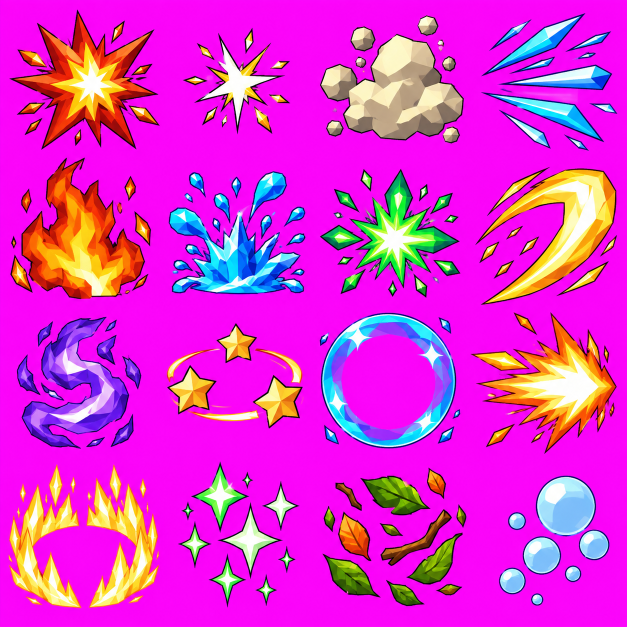
#> input picture assets/ui/fx-sheet-1-battle-effects.png, 1254 x 1254 px, found by its file name (shown at 1/2 size)
$ python build-ui.py
#> lines starting #> are read from the running program, lines starting #| are printed output that depends on the picture; after the words box and inside, x2 and y2 are one past the last pixel; in counts of white or black regions, pixels touching at a corner belong together
#!/usr/bin/env python3
"""Cut Astra's magenta-backed UI/effects sheets into game-ready PNGs.

    python3 scripts/build-ui.py

fx-sheet-1-battle-effects.png (4x4) -> public/ui/fx-<name>.png (256 px max, transparent)
ui-sheet-3-transitions.png (2x2)    -> public/ui/tr-<name>.jpg
"""
from pathlib import Path

import numpy as np
from PIL import Image
from scipy import ndimage as nd

FX = ['impact', 'spark', 'dust', 'speed',
      'fire', 'splash', 'magic', 'slash',
      'swirl', 'dizzy', 'bubble', 'muzzle',
      'aura', 'heal', 'leaves', 'sleepy']
TR = ['stripes', 'burst', 'vs', 'swirl']
OUT = Path('public/ui')


def key_magenta(rgb):
    r, g, b = rgb[..., 0].astype(int), rgb[..., 1].astype(int), rgb[..., 2].astype(int)
    # distance from #FF00FF; soft edge so the ink outline keeps its anti-aliasing
    mag = (r > 150) & (b > 150) & (g < 120) & (np.abs(r - b) < 90)
    a = np.where(mag, 0, 255).astype(np.uint8)
    a = nd.binary_opening(a > 0, iterations=1)
    a = (nd.binary_fill_holes(a) & a | a).astype(np.uint8) * 255
    # despill: pull leftover magenta tint out of edge pixels
    out = rgb.copy()
    edge = nd.binary_dilation(a == 0, iterations=2) & (a > 0)
    out[edge, 0] = np.minimum(out[edge, 0], out[edge, 1] + 60)
    out[edge, 2] = np.minimum(out[edge, 2], out[edge, 1] + 60)
    return np.dstack([out, a])


def main():
    OUT.mkdir(parents=True, exist_ok=True)
    fx = np.array(Image.open('assets/ui/fx-sheet-1-battle-effects.png').convert('RGB'))
#> fx is the input picture: shape (1254, 1254, 3); mean R, G, B 221.7, 48, 207.2
    h, w = fx.shape[0] // 4, fx.shape[1] // 4
#> h = 313; w = 313
    for k, name in enumerate(FX):
        r, c = divmod(k, 4)
        cell = key_magenta(fx[r * h:(r + 1) * h, c * w:(c + 1) * w])
        im = Image.fromarray(cell, 'RGBA')
        bb = im.getbbox()
        if bb:
            im = im.crop(bb)
        im.thumbnail((256, 256), Image.LANCZOS)
        im.save(OUT / f'fx-{name}.png', optimize=True)
#> this loop made 16 passes
#> bb on passes 1 to 12: (22, 21, 313, 298), (0, 58, 266, 266), (14, 31, 302, 287), (27, 27, 294, 301), (21, 2, 302, 285), (24, 30, 298, 276), (14, 25, 294, 282), (14, 23, 295, 296), (34, 8, 283, 313), (21, 21, 292, 313), (14, 0, 295, 313), (5, 0, 294, 280)
#> pass 1, in key_magenta, `mag = (r > 150) & (b > 150) & (g < 120) & (np.abs(r - b) < 90)`:
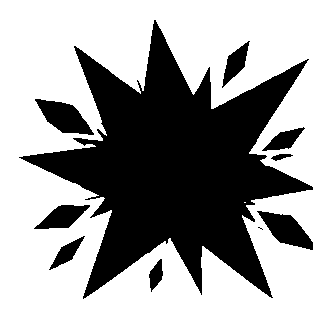
#> mag: shape (313, 313) bool; 59.5% white; 10 black regions (1 under 20 px), largest, box (x1, y1, x2, y2) and area: (19, 20, 313, 299) 34844, (35, 99, 94, 135) 1146, (257, 211, 313, 250) 1094
#> after the loop:
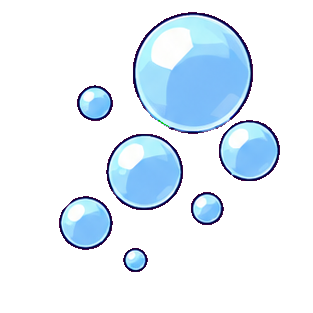
#> cell: shape (313, 313, 4); mean R, G, B, A 224.6, 49.3, 244.2, 61.4; transparent parts drawn white
#> after the loop:
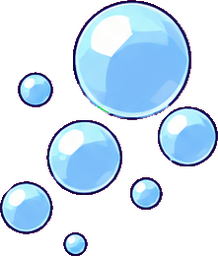
#> im: PIL image 218x256 RGBA; mean R, G, B, A 61.8, 78.5, 96.6, 104.6; transparent parts drawn white
    tr = np.array(Image.open('assets/ui/ui-sheet-3-transitions.png').convert('RGB'))
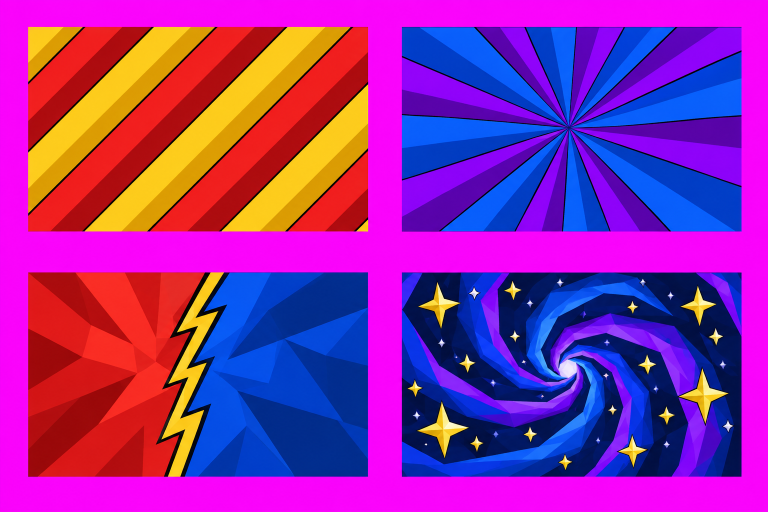
#> input picture assets/ui/ui-sheet-3-transitions.png, 1536 x 1024 px, found by its file name (shown at 1/2 size)
#> tr is the input picture: shape (1024, 1536, 3); mean R, G, B 146.6, 41.2, 158.8
    rgba = key_magenta(tr)
#> in key_magenta (call 17), `mag = (r > 150) & (b > 150) & (g < 120) & (np.abs(r - b) < 90)`: mag: shape (1024, 1536) bool; 29.5% white; 97 white regions (85 under 20 px), largest, box (x1, y1, x2, y2) and area: (0, 0, 1536, 1024) 462080, (1102, 776, 1150, 801) 209, (1147, 730, 1159, 775) 153
#> in key_magenta (call 17), `a = nd.binary_opening(a > 0, iterations=1)`: a: shape (1024, 1536) bool; 70.5% white; 95 black regions (84 under 20 px), largest, box (x1, y1, x2, y2) and area: (0, 0, 1536, 1024) 462094, (1102, 776, 1150, 801) 223, (1151, 703, 1193, 721) 165
#> in key_magenta (call 17), `edge = nd.binary_dilation(a == 0, iterations=2) & (a > 0)`: edge: shape (1024, 1536) bool; 1.3% white in thin lines or dots, all inside (x1, y1, x2, y2) = (56, 54, 1483, 954)
    lab, _ = nd.label(rgba[..., 3] > 0)
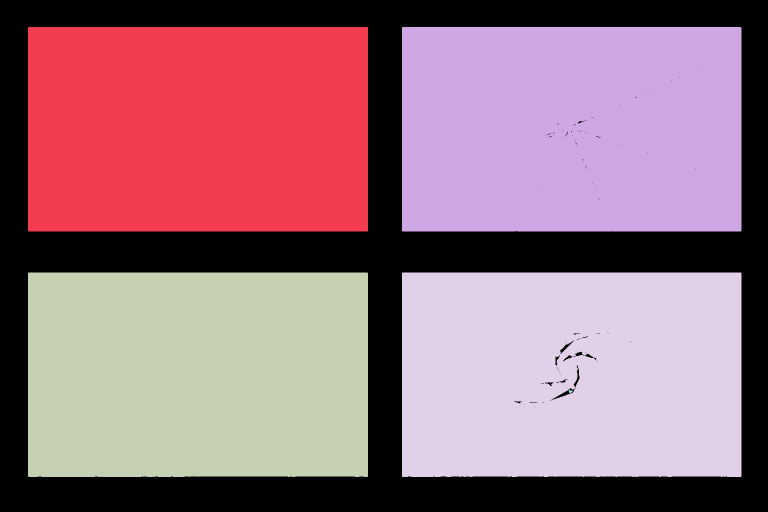
#> lab: shape (1024, 1536) int32 (shown at 1/2 size); 6 distinct labels, from 0 to 5; one colour per label, 0 black
    objs = sorted([sl for sl in nd.find_objects(lab) if sl and (sl[0].stop - sl[0].start) > 200],
                  key=lambda sl: (round(sl[0].start / 300), sl[1].start))
#> objs = 4 items
    for name, sl in zip(TR, objs):
        Image.fromarray(tr[sl]).resize((960, 540), Image.LANCZOS).save(OUT / f'tr-{name}.jpg', quality=84, optimize=True)
#> this loop made 4 passes
#> name on passes 1 to 4: 'stripes', 'burst', 'vs', 'swirl'
#> pass 1, in main, `Image.fromarray(tr[sl]).resize((960, 540), Image.LANCZOS).save(OUT / f..`:
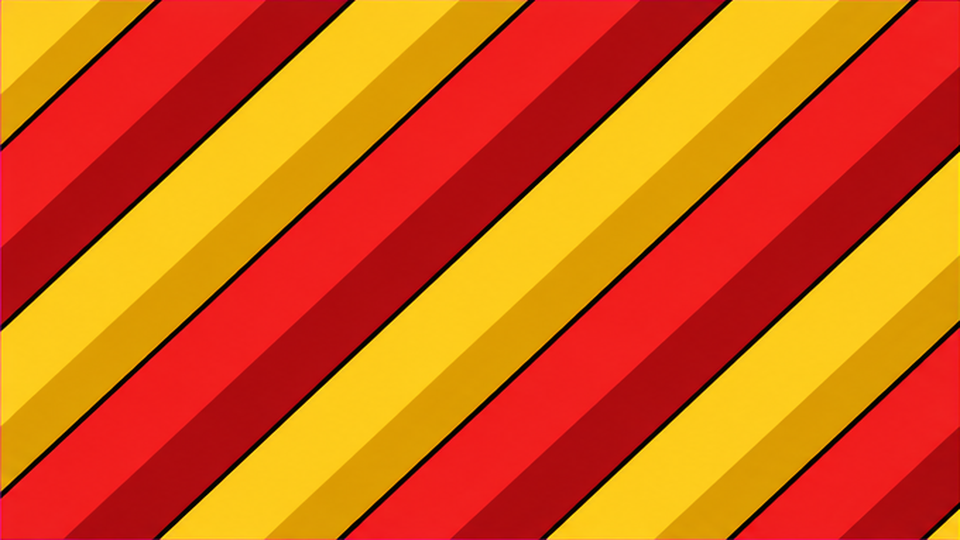
#> saved as tr-stripes.jpg: PIL image 960x540 RGB; mean R, G, B 216.7, 94.5, 20.3
#> pass 2, in main, `Image.fromarray(tr[sl]).resize((960, 540), Image.LANCZOS).save(OUT / f..`:
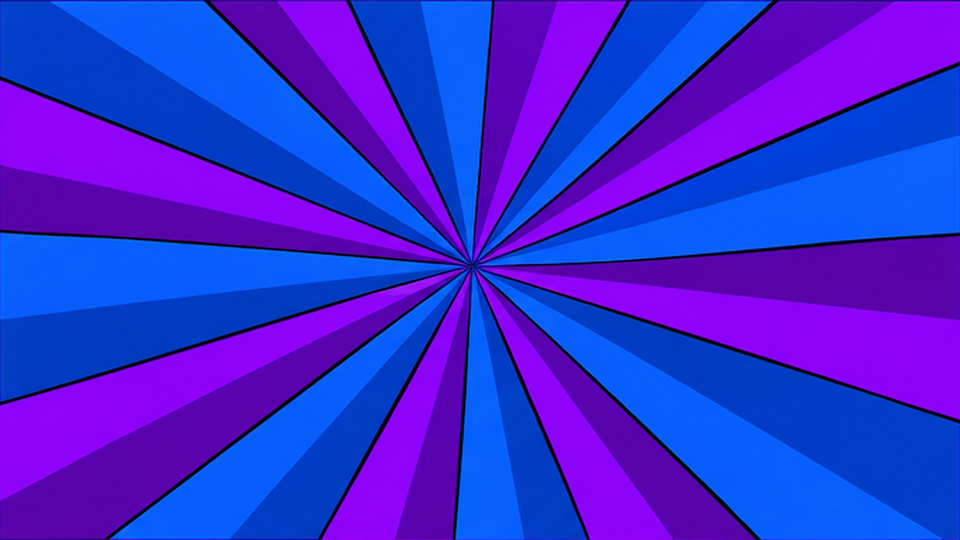
#> saved as tr-burst.jpg: PIL image 960x540 RGB; mean R, G, B 56.2, 41.3, 212.9
    print(f'{len(FX)} effects, {len(objs)} transitions -> {OUT}/')
#| 16 effects, 4 transitions -> public/ui/


if __name__ == '__main__':
    main()
